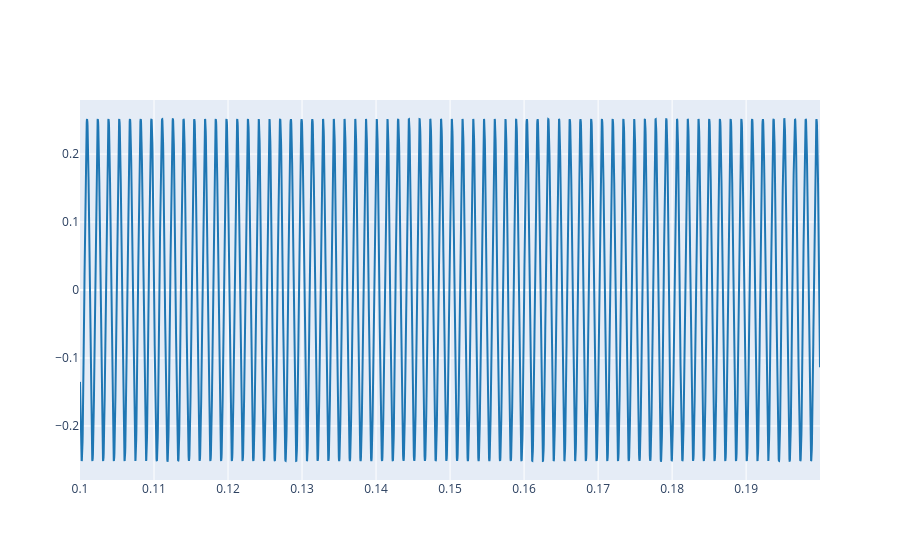

Notebook source saved alongside this figure:
### Markdown cell above
2.1. Define a complex exponential with the same parameters that those from Lab 1 (Ex 3.1) and plot the real part.

### Code cell
# Write the code here
A = 0.25155567
f0 = 690.0
fs = 44100
phi = 49*np.pi/72
t = np.arange(0, 4, 1.0/fs)     #We apply the same parameters and aplly np.exp
x = A * np.exp(1j*(2*f0*np.pi*t + phi))
plot_signals([np.real(x)], fs,0.1,0.2, name=['real part'])

### Figure 1 — Plotly figure (JSON) as saved in the notebook; plotly's stock layout.template omitted (floating-point values rounded to 4 significant figures; data arrays with more than 128 entries replaced by an {"elided": "..."} marker saying what was removed)
{"data": [{"line": {"color": "#1f77b4", "shape": "linear"}, "mode": "lines", "name": "real part", "type": "scatter", "x": {"elided": "4410 float values"}, "y": {"elided": "4410 float values"}}], "layout": {}}
